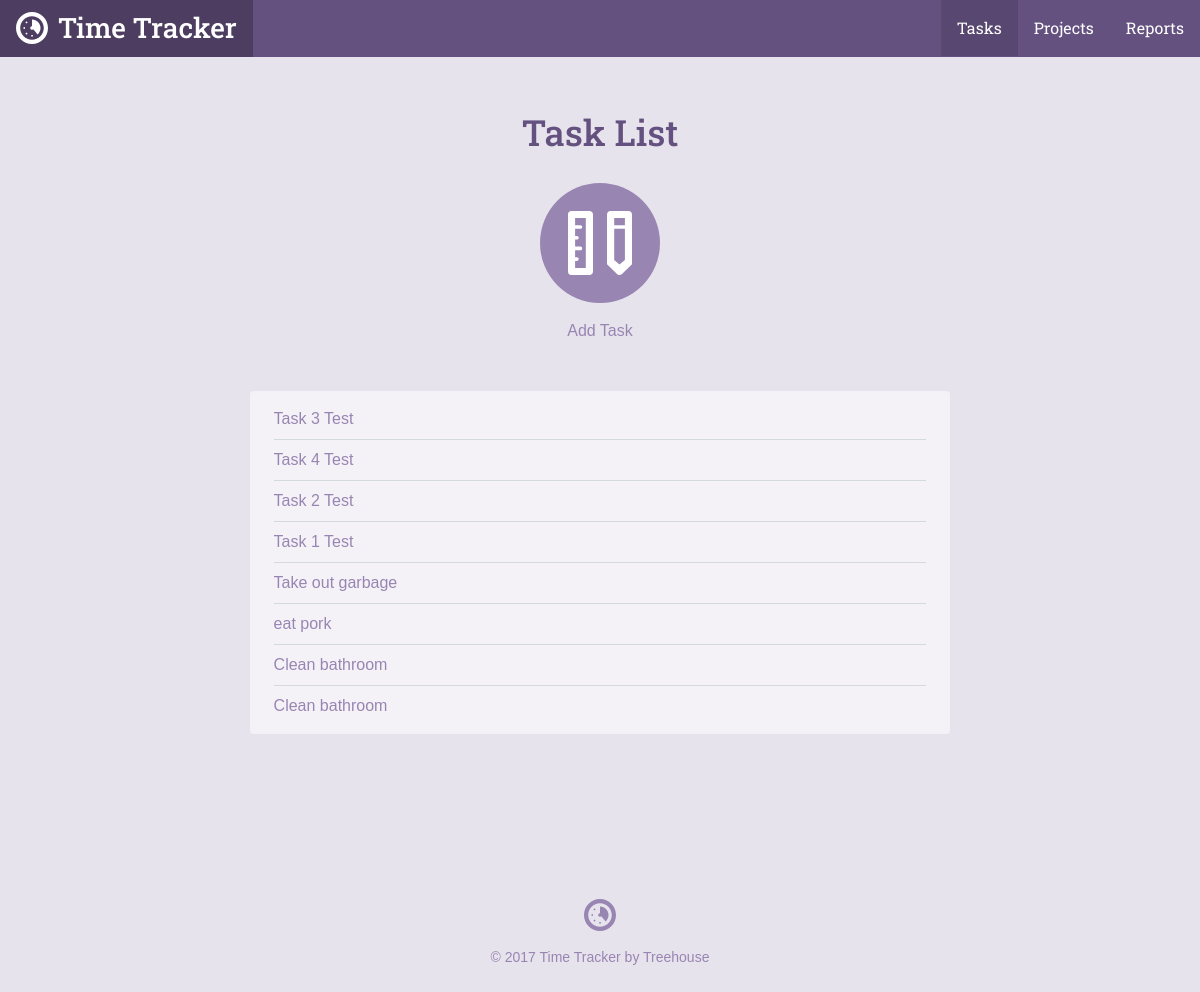
Before: /task_list.php with the older database file.
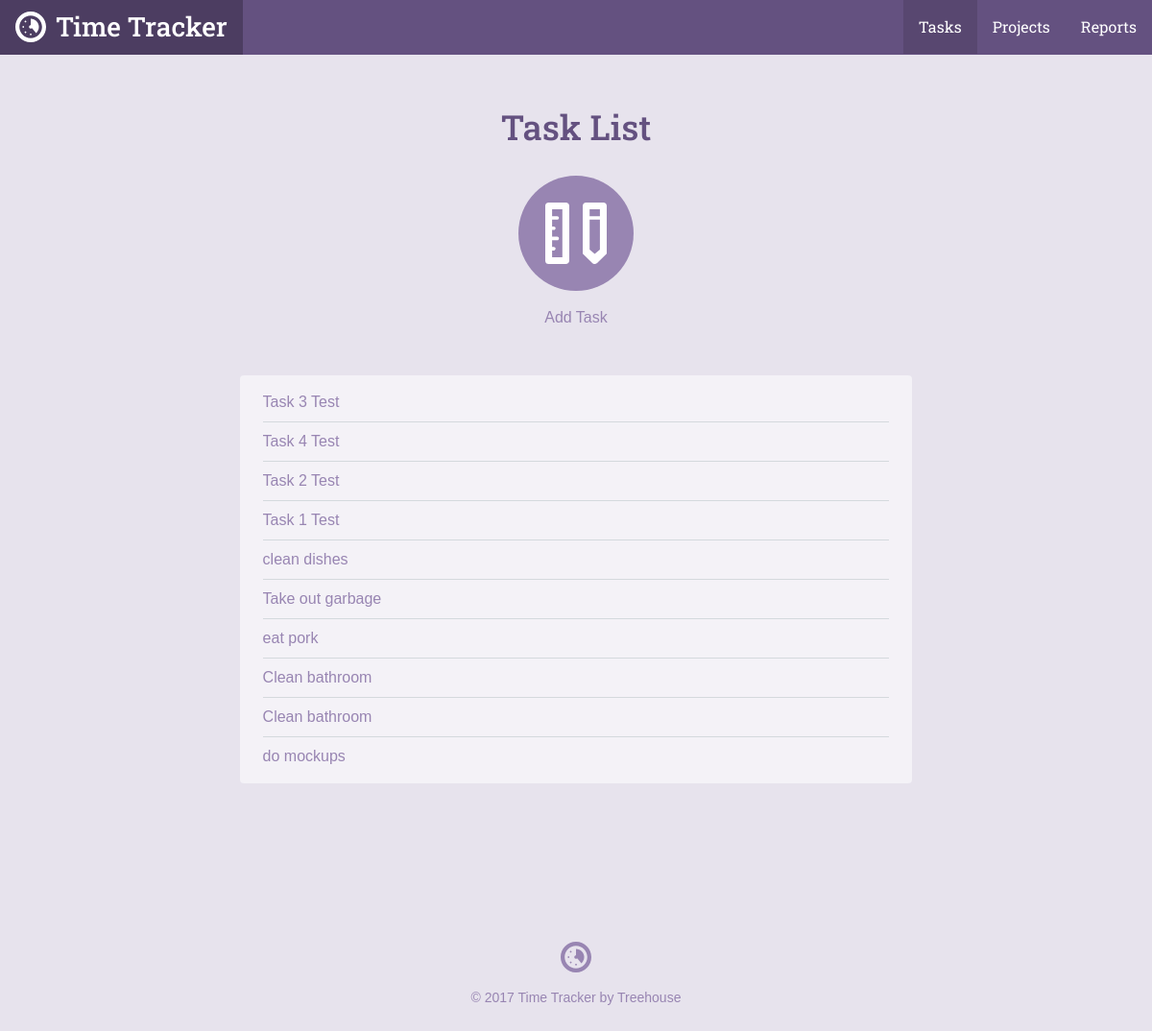
After: the same page with the newer database file.
### tables this page shows
CREATE TABLE `tasks` (
	`task_id`	INTEGER PRIMARY KEY AUTOINCREMENT,
	`project_id`	INTEGER,
	`title`	TEXT,
	`date`	INTEGER NOT NULL,
	`time`	TEXT NOT NULL
);

### inc/functions.php (called while the page is built, shortened)
<?php
function get_task_list($filter = null){
	include 'connection.php';
	$sql = "SELECT tasks.*,projects.title AS project FROM tasks INNER JOIN projects ON projects.project_id = tasks.project_id";
	$where = '';
	$orderBy = ' ORDER BY date DESC';
	try{
		$results = $db->prepare($sql . $where . $orderBy);
		$results->execute();
	}catch(Exception $e){
		echo "Error: " . $e->getMessage() . "</br>";
		return array();
	}
	return $results->fetchAll(PDO::FETCH_ASSOC);
}

### task_list.php (the view, shortened to what this page needs)
<?php
require 'inc/functions.php';
include 'inc/header.php';
?>
<div class="section catalog random">
    <div class="col-container page-container">
        <div class="col col-70-md col-60-lg col-center">
            <h1 class="actions-header">Task List</h1>
            <div class="actions-item">
                <a class="actions-link" href="task.php">
                    <span class="actions-icon">
                        <svg viewbox="0 0 64 64"><use xlink:href="#task_icon"></use></svg>
                    </span>
                Add Task</a>
            </div>
            <div class="form-container">
              <ul class="items">
               <?php
                    foreach(get_task_list() as $item){
                        echo "<li><a href='task.php?id=". $item['task_id'] . "'>". $item['title'] . "</a></li>";
                    }
                ?>
              </ul>
            </div>
        </div>
    </div>
</div>
<?php include("inc/footer.php"); ?>

Changed rows visible on the page:
added tasks: title "clean dishes"
added tasks: title "do mockups"
